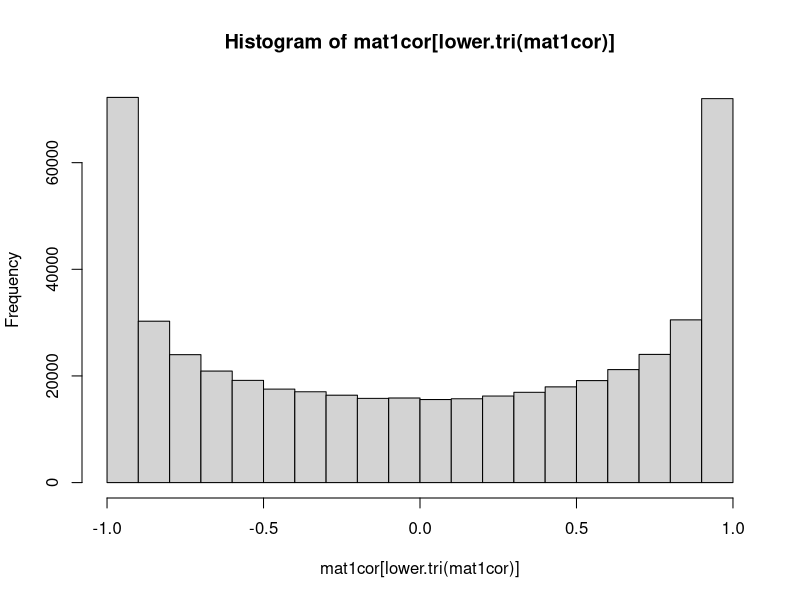
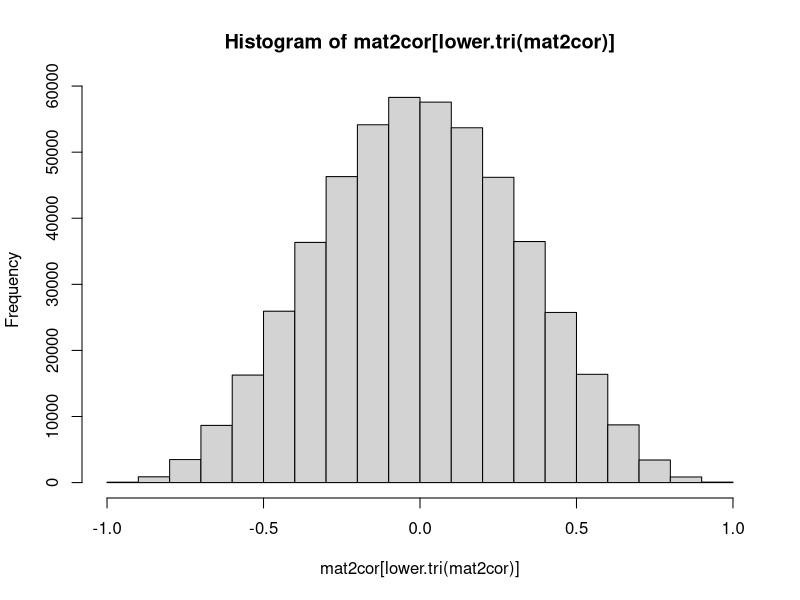

Generate these figures, in order, with R:
# generates random numbers for each vector
x1 <- sample(1:100, 1000, replace=T)
x2 <- sample(1:100, 1000, replace=T)
x3 <- sample(1:100, 1000, replace=T)
x4 <- sample(1:100, 1000, replace=T)
x5 <- sample(1:100, 1000, replace=T)
x6 <- sample(1:100, 1000, replace=T)
x7 <- sample(1:100, 1000, replace=T)
x8 <- sample(1:100, 1000, replace=T)
x9 <- sample(1:100, 1000, replace=T)
x10 <- sample(1:100, 1000, replace=T)
x11 <- sample(1:100, 1000, replace=T)

# Testing with 3 rows:

# makes a matrix with the vectors
mat1 <- matrix(c(x1, x2, x3), nrow=3, ncol=1000, byrow=TRUE)

# calculates pearson correlations
mat1cor <- cor(mat1,method="pearson")

# creating histogram
upper.tri(mat1cor, diag = FALSE)
hist(mat1cor[lower.tri(mat1cor)])

# Testing with 11 rows (more reliable):

# makes a matrix with the vectors
mat2 <- matrix(c(x1, x2, x3, x4, x5, x6, x7, x8, x9, x10, x11), nrow=11, ncol=1000, byrow=TRUE)

# calculates pearson correlations
mat2cor <- cor(mat2,method="pearson")

# creating histogram
upper.tri(mat2cor, diag = FALSE)
hist(mat2cor[lower.tri(mat2cor)])